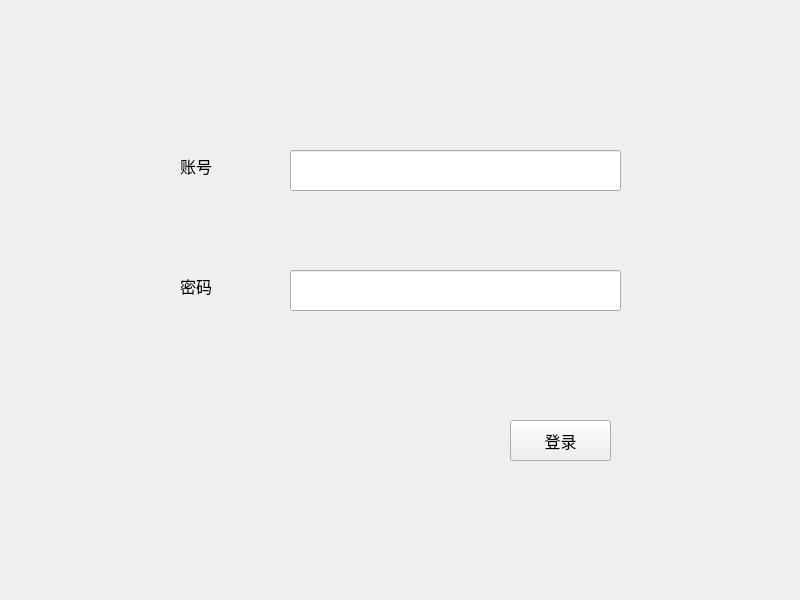
<?xml version="1.0" encoding="UTF-8"?>
<ui version="4.0">
 <class>Login</class>
 <widget class="QWidget" name="Login">
  <property name="geometry">
   <rect>
    <x>0</x>
    <y>0</y>
    <width>800</width>
    <height>600</height>
   </rect>
  </property>
  <property name="windowTitle">
   <string>Login</string>
  </property>
  <widget class="QLineEdit" name="account">
   <property name="geometry">
    <rect>
     <x>290</x>
     <y>150</y>
     <width>331</width>
     <height>41</height>
    </rect>
   </property>
  </widget>
  <widget class="QLineEdit" name="password">
   <property name="geometry">
    <rect>
     <x>290</x>
     <y>270</y>
     <width>331</width>
     <height>41</height>
    </rect>
   </property>
   <property name="echoMode">
    <enum>QLineEdit::Password</enum>
   </property>
  </widget>
  <widget class="QPushButton" name="buttonLogin">
   <property name="geometry">
    <rect>
     <x>510</x>
     <y>420</y>
     <width>101</width>
     <height>41</height>
    </rect>
   </property>
   <property name="font">
    <font>
     <family>楷体</family>
     <pointsize>12</pointsize>
    </font>
   </property>
   <property name="text">
    <string>登录</string>
   </property>
  </widget>
  <widget class="QLabel" name="label">
   <property name="geometry">
    <rect>
     <x>180</x>
     <y>140</y>
     <width>71</width>
     <height>51</height>
    </rect>
   </property>
   <property name="font">
    <font>
     <family>楷体</family>
     <pointsize>12</pointsize>
    </font>
   </property>
   <property name="text">
    <string>账号</string>
   </property>
  </widget>
  <widget class="QLabel" name="label_2">
   <property name="geometry">
    <rect>
     <x>180</x>
     <y>260</y>
     <width>71</width>
     <height>51</height>
    </rect>
   </property>
   <property name="font">
    <font>
     <family>楷体</family>
     <pointsize>12</pointsize>
    </font>
   </property>
   <property name="text">
    <string>密码</string>
   </property>
  </widget>
 </widget>
 <resources/>
 <connections/>
</ui>
